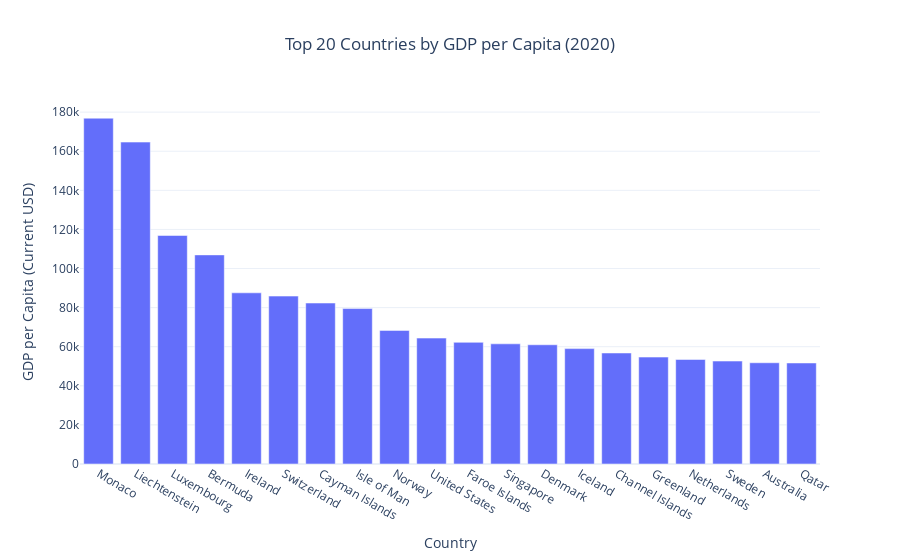

Notebook code cell kept with this figure:
### Markdown cell above
# 💰 Prosperity Comparison: GDP per Capita Leaders

GDP per capita provides a normalized measure of economic prosperity,  
allowing comparison of average income levels across countries.

This visualization highlights nations with the highest income per individual.

### Code cell
year_filtered = df[df["year"]==2020].copy()

year_filtered = year_filtered.dropna(subset=["GDP per Capita (Current USD)"])

top_gdp_pc = year_filtered.sort_values(
    "GDP per Capita (Current USD)",ascending = False
).head(20)

fig = px.bar(
    top_gdp_pc,
    x='country_name',
    y="GDP per Capita (Current USD)",
    title="Top 20 Countries by GDP per Capita (2020)"

)

fig.update_layout(
    template="plotly_white",
    title_x=0.5,
    xaxis_title='Country',
    yaxis_title ="GDP per Capita (Current USD)",

)
fig.show()

### Figure 1 — Plotly figure (JSON) as saved in the notebook; plotly's stock layout.template omitted (floating-point values rounded to 4 significant figures)
{"data": [{"hovertemplate": "country_name=%{x}<br>GDP per Capita (Current USD)=%{y}<extra></extra>", "legendgroup": "", "marker": {"color": "#636efa", "pattern": {"shape": ""}}, "name": "", "orientation": "v", "showlegend": false, "textposition": "auto", "type": "bar", "x": ["Monaco", "Liechtenstein", "Luxembourg", "Bermuda", "Ireland", "Switzerland", "Cayman Islands", "Isle of Man", "Norway", "United States", "Faroe Islands", "Singapore", "Denmark", "Iceland", "Channel Islands", "Greenland", "Netherlands", "Sweden", "Australia", "Qatar"], "xaxis": "x", "y": [176900.0, 164700.0, 116900.0, 107000.0, 87570.0, 85900.0, 82340.0, 79510.0, 68340.0, 64410.0, 62240.0, 61470.0, 60990.0, 59020.0, 56790.0, 54690.0, 53470.0, 52650.0, 51790.0, 51680.0], "yaxis": "y"}], "layout": {"barmode": "relative", "legend": {"tracegroupgap": 0}, "title": {"text": "Top 20 Countries by GDP per Capita (2020)", "x": 0.5}, "xaxis": {"anchor": "y", "domain": [0, 1], "title": {"text": "Country"}}, "yaxis": {"anchor": "x", "domain": [0, 1], "title": {"text": "GDP per Capita (Current USD)"}}}}
